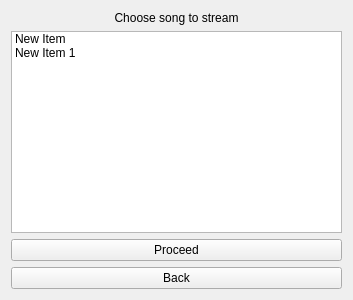
<?xml version="1.0" encoding="UTF-8"?>
<ui version="4.0">
 <class>Form</class>
 <widget class="QWidget" name="Form">
  <property name="geometry">
   <rect>
    <x>0</x>
    <y>0</y>
    <width>353</width>
    <height>300</height>
   </rect>
  </property>
  <property name="windowTitle">
   <string>Songs</string>
  </property>
  <layout class="QGridLayout" name="gridLayout">
   <item row="7" column="0">
    <widget class="QPushButton" name="pushButton">
     <property name="text">
      <string>Back</string>
     </property>
    </widget>
   </item>
   <item row="6" column="0">
    <widget class="QPushButton" name="pushButton_3">
     <property name="text">
      <string>Proceed</string>
     </property>
    </widget>
   </item>
   <item row="5" column="0">
    <widget class="QListWidget" name="listWidget">
     <item>
      <property name="text">
       <string>New Item</string>
      </property>
     </item>
     <item>
      <property name="text">
       <string>New Item 1</string>
      </property>
     </item>
    </widget>
   </item>
   <item row="0" column="0">
    <widget class="QLabel" name="label">
     <property name="text">
      <string>&lt;html&gt;&lt;head/&gt;&lt;body&gt;&lt;p align=&quot;center&quot;&gt;Choose song to stream&lt;/p&gt;&lt;/body&gt;&lt;/html&gt;</string>
     </property>
    </widget>
   </item>
  </layout>
 </widget>
 <resources/>
 <connections/>
</ui>
